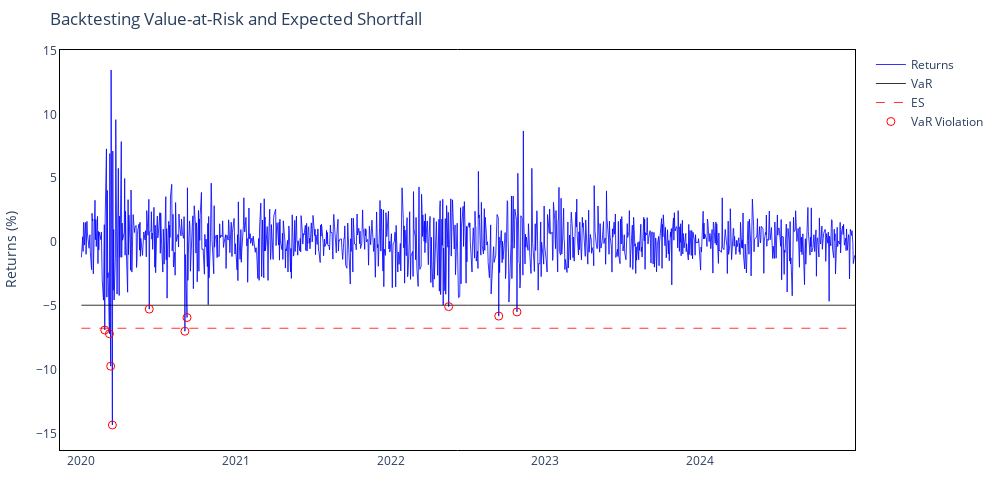

Notebook code cell kept with this figure:
### Code cell
# Apply EVT model
evt_output, var_estimate, es_estimate, prob_exceedance = EVT.evt(
    returns=returns,
    confidence_level=confidence_level,
    threshold_percentile=97,
    exceedance_level=0.05,  # optional: probability of exceeding 5% loss
    wealth=wealth
)

# Print VaR and ES Estimates
print(f"EVT VaR estimate $ (abs): {var_estimate:.2f}")
print(f"EVT Expected Shortfall estimate $ (abs): {es_estimate:.2f}")

# If you also want the probability of exceeding 5% loss:
if prob_exceedance is not None:
    print(f"Probability of exceeding 5% daily loss: {prob_exceedance * 100:.2f}%")

# Plot interactive VaR
fig_var = IP.plot_backtest(evt_output, subset=("2020-01-01", "2025-01-01"), interactive=True)

### Figure 1 — Plotly figure (JSON) as saved in the notebook; plotly's stock layout.template omitted (floating-point values rounded to 4 significant figures; data arrays with more than 128 entries replaced by an {"elided": "..."} marker saying what was removed)
{"data": [{"hovertemplate": "Date: %{x}<br>Return: %{y:.2f}%", "line": {"color": "blue", "width": 0.8}, "mode": "lines", "name": "Returns", "type": "scatter", "x": {"elided": "1257 str values"}, "y": {"elided": "1257 float values"}}, {"customdata": {"elided": "1257 float values"}, "hovertemplate": "Date: %{x}<br>VaR: %{customdata:.2f}%", "line": {"color": "black", "width": 0.8}, "mode": "lines", "name": "VaR", "type": "scatter", "x": {"elided": "1257 str values"}, "y": {"elided": "1257 float values"}}, {"customdata": {"elided": "1257 float values"}, "hovertemplate": "Date: %{x}<br>ES: %{customdata:.2f}%", "line": {"color": "red", "dash": "dash", "width": 0.8}, "mode": "lines", "name": "ES", "type": "scatter", "x": {"elided": "1257 str values"}, "y": {"elided": "1257 float values"}}, {"hovertemplate": "Date: %{x}<br>Return: %{y:.2f}%", "marker": {"color": "red", "size": 8, "symbol": "circle-open"}, "mode": "markers", "name": "VaR Violation", "type": "scatter", "x": ["2020-02-27T00:00:00", "2020-03-09T00:00:00", "2020-03-12T00:00:00", "2020-03-16T00:00:00", "2020-06-11T00:00:00", "2020-09-03T00:00:00", "2020-09-08T00:00:00", "2022-05-18T00:00:00", "2022-09-13T00:00:00", "2022-10-26T00:00:00"], "y": [-6.855, -7.148, -9.68, -14.28, -5.222, -6.951, -5.88, -5.026, -5.766, -5.44]}], "layout": {"bargap": 0.025, "barmode": "overlay", "height": 500, "hovermode": "x unified", "margin": {"b": 50, "l": 60, "r": 60, "t": 50}, "paper_bgcolor": "white", "plot_bgcolor": "white", "title": {"text": "Backtesting Value-at-Risk and Expected Shortfall"}, "width": 1000, "xaxis": {"linecolor": "black", "linewidth": 1, "mirror": true, "showline": true}, "yaxis": {"linecolor": "black", "linewidth": 1, "mirror": true, "showline": true, "title": {"text": "Returns (%)"}}}}
